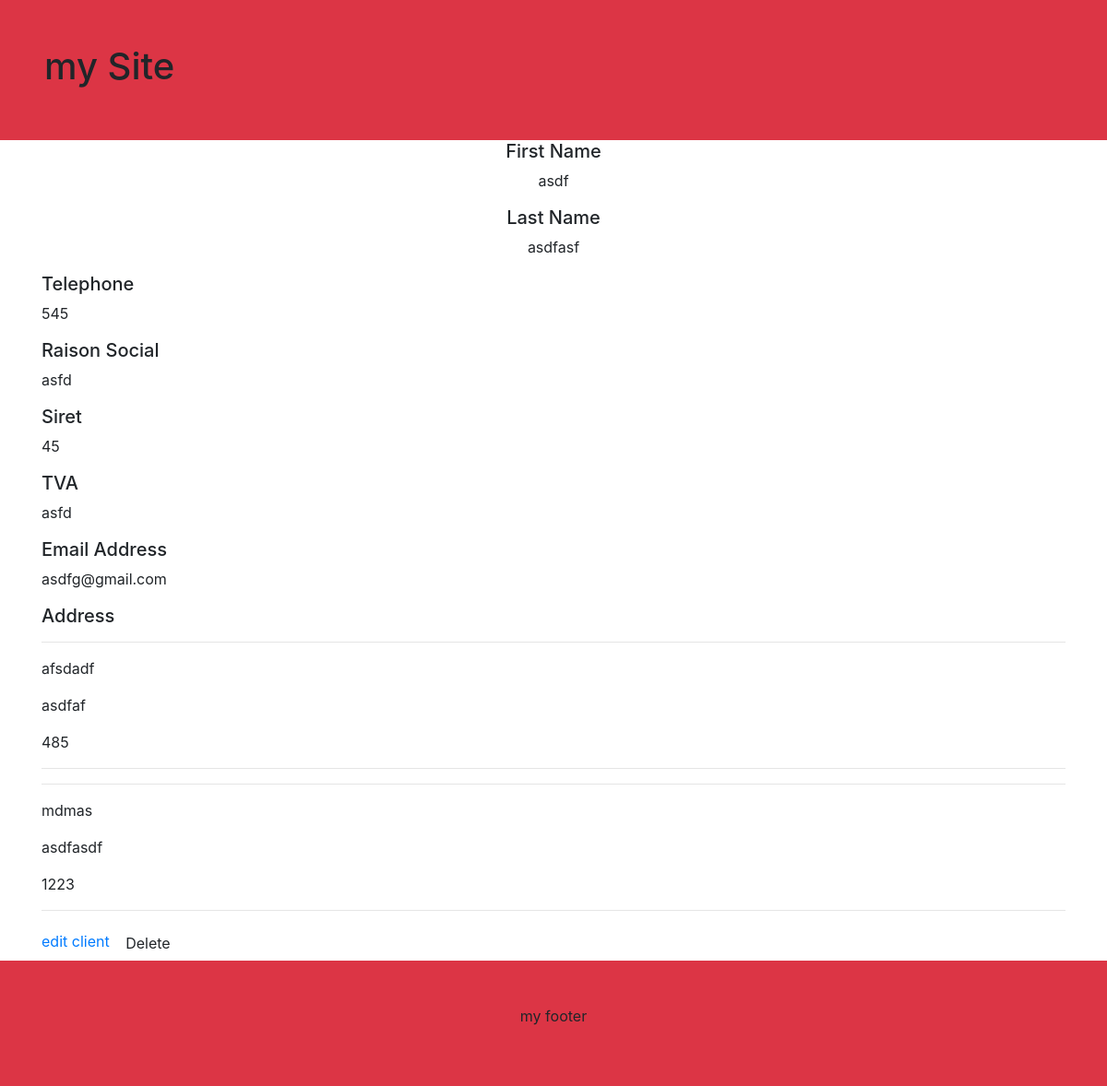
Screenshot of /client/20/ with the database file from the repository.
### client/models.py (models this page shows)
class Client(models.Model):
    first_name = models.CharField(max_length=30)
    last_name = models.CharField(max_length=30)
    tel = models.CharField(max_length=30)
    raison_social = models.CharField(max_length=30)
    siret = models.IntegerField()
    tva = models.CharField(max_length=30)
    email = models.CharField(max_length=30)

class Addresses(models.Model):
    client = models.ForeignKey(Client,null = True, blank = True, related_name = 'addresses', on_delete = models.CASCADE)
    zipcode = models.CharField(max_length=30,null = True, blank = True )
    city = models.CharField(max_length=30 ,null = True, blank = True)
    street = models.CharField(max_length=30, null = True, blank = True)

### client/views.py (the view)
# urls.py: path('client/<int:pk>/', ClientDetailView.as_view(), name='client-detail'),
class ClientDetailView(DetailView):
    model = Client

### client/templates/client/client_detail.html (shortened to what this page needs)
{%extends 'base.html'%}
{% block content%}
<div class="container">
    <div class="row">
        <div class="col-12 ">
            <div class="text-center">
                <h5>First Name</h5>
                <p>{{client.first_name}}</p>
                <h5>Last Name</h5>
                <p>{{client.last_name}}</p>
            </div>
            <h5>Telephone</h5>
            <p>{{client.tel}}</p>
            <h5>Raison Social</h5>
            <p>{{client.raison_social}}</p>
            <h5>Siret</h5>
            <p>{{client.siret}}</p>
            <h5>TVA</h5>
            <p>{{client.tva}}</p>
            <h5>Email Address</h5>
            <p>{{client.email}}</p>
            <h5>Address</h5>
            {% for adress in client.addresses.all %}
            <hr>
            <p>{{adress.city}}</p>
            <p>{{adress.street}}</p>
            <p>{{adress.zipcode}}</p>
            <hr>
            {% endfor %}
            <a href="{% url 'client-update' client.id %}">edit client</a>
<button class="btn" data-toggle="modal" data-target="#fm-modal-grid">Delete</button>
        </div>
    </div>
</div>
{%endblock%}

### rows the page displays
Client: first_name "asdf", last_name "asdfasf", tel "545", raison_social "asfd", siret "45", tva "asfd", email "asdfg@gmail.com"
Addresses: city "afsdadf", street "asdfaf", zipcode "485"
Addresses: city "mdmas", street "asdfasdf", zipcode "1223"
